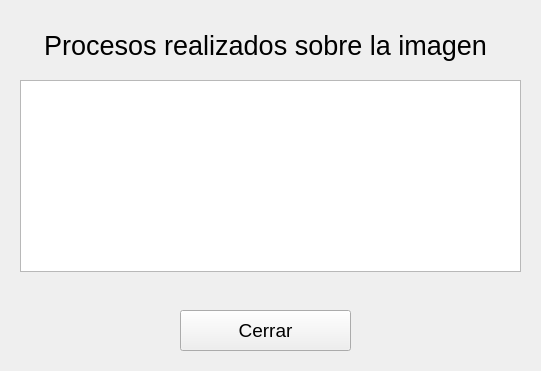
<?xml version="1.0" encoding="UTF-8"?>
<ui version="4.0">
 <class>ProcessList</class>
 <widget class="QWidget" name="ProcessList">
  <property name="geometry">
   <rect>
    <x>0</x>
    <y>0</y>
    <width>541</width>
    <height>371</height>
   </rect>
  </property>
  <property name="windowTitle">
   <string>Form</string>
  </property>
  <widget class="QLabel" name="process_widget_title">
   <property name="geometry">
    <rect>
     <x>30</x>
     <y>20</y>
     <width>471</width>
     <height>51</height>
    </rect>
   </property>
   <property name="font">
    <font>
     <pointsize>20</pointsize>
    </font>
   </property>
   <property name="text">
    <string>Procesos realizados sobre la imagen</string>
   </property>
   <property name="alignment">
    <set>Qt::AlignCenter</set>
   </property>
  </widget>
  <widget class="QTreeView" name="process_widget_tree_list">
   <property name="geometry">
    <rect>
     <x>20</x>
     <y>80</y>
     <width>501</width>
     <height>192</height>
    </rect>
   </property>
  </widget>
  <widget class="QPushButton" name="process_widget_close_button">
   <property name="geometry">
    <rect>
     <x>180</x>
     <y>310</y>
     <width>171</width>
     <height>41</height>
    </rect>
   </property>
   <property name="font">
    <font>
     <pointsize>14</pointsize>
    </font>
   </property>
   <property name="text">
    <string>Cerrar</string>
   </property>
  </widget>
 </widget>
 <resources/>
 <connections/>
</ui>
